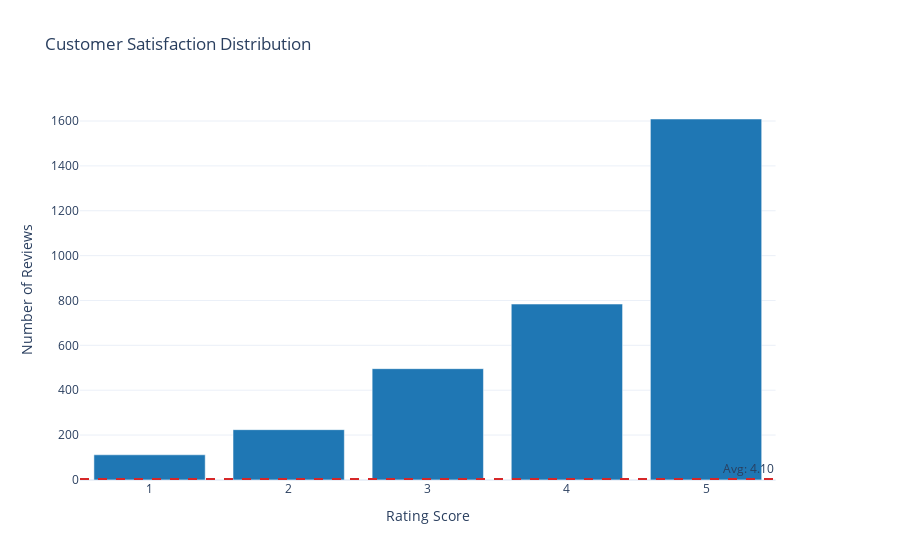
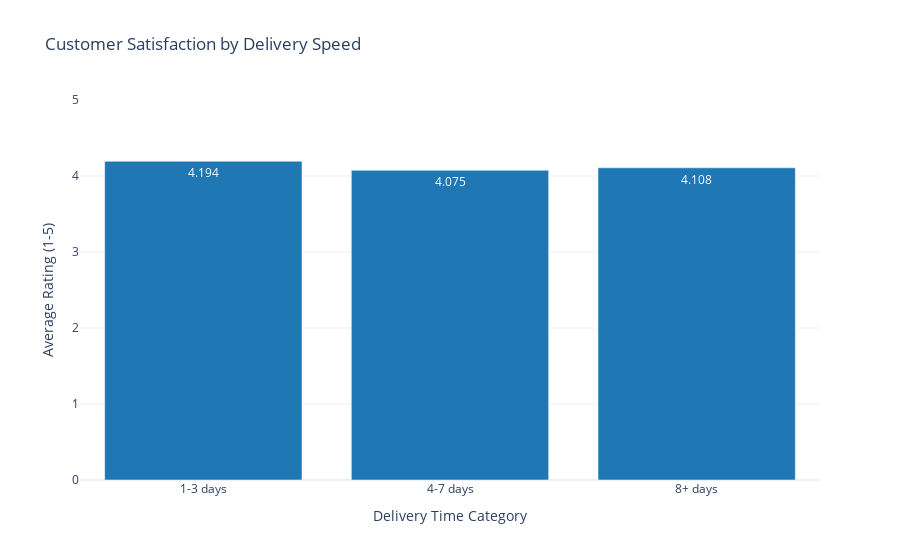

The notebook cell saved with these charts, in order:
### Code cell
# Create customer experience visualizations
satisfaction_plot = metrics.plot_satisfaction_metrics(satisfaction_metrics)
satisfaction_plot.show()

delivery_analysis_plot = metrics.plot_delivery_analysis(satisfaction_delivery)
delivery_analysis_plot.show()

### Figure 1 — Plotly figure (JSON) as saved in the notebook; plotly's stock layout.template omitted (floating-point values rounded to 4 significant figures)
{"data": [{"marker": {"color": "#1f77b4"}, "name": "Review Count", "type": "bar", "x": [1, 2, 3, 4, 5], "xaxis": "x", "y": [112, 224, 496, 784, 1609], "yaxis": "y"}], "layout": {"annotations": [{"showarrow": false, "text": "Avg: 4.10", "x": 1, "xanchor": "right", "xref": "x domain", "y": 4.102, "yanchor": "bottom", "yref": "y"}], "shapes": [{"line": {"color": "#d62728", "dash": "dash"}, "type": "line", "x0": 0, "x1": 1, "xref": "x domain", "y0": 4.102, "y1": 4.102, "yref": "y"}], "title": {"text": "Customer Satisfaction Distribution"}, "xaxis": {"anchor": "y", "domain": [0, 0.94], "title": {"text": "Rating Score"}}, "yaxis": {"anchor": "x", "domain": [0, 1], "title": {"text": "Number of Reviews"}}, "yaxis2": {"anchor": "x", "overlaying": "y", "side": "right"}}}

### Figure 2 — Plotly figure (JSON) as saved in the notebook; plotly's stock layout.template omitted (floating-point values rounded to 4 significant figures)
{"data": [{"marker": {"color": "#1f77b4"}, "name": "Average Rating", "text": [4.194, 4.075, 4.108], "textposition": "auto", "type": "bar", "x": ["1-3 days", "4-7 days", "8+ days"], "y": [4.194, 4.075, 4.108]}], "layout": {"title": {"text": "Customer Satisfaction by Delivery Speed"}, "xaxis": {"title": {"text": "Delivery Time Category"}}, "yaxis": {"range": [0, 5], "title": {"text": "Average Rating (1-5)"}}}}
